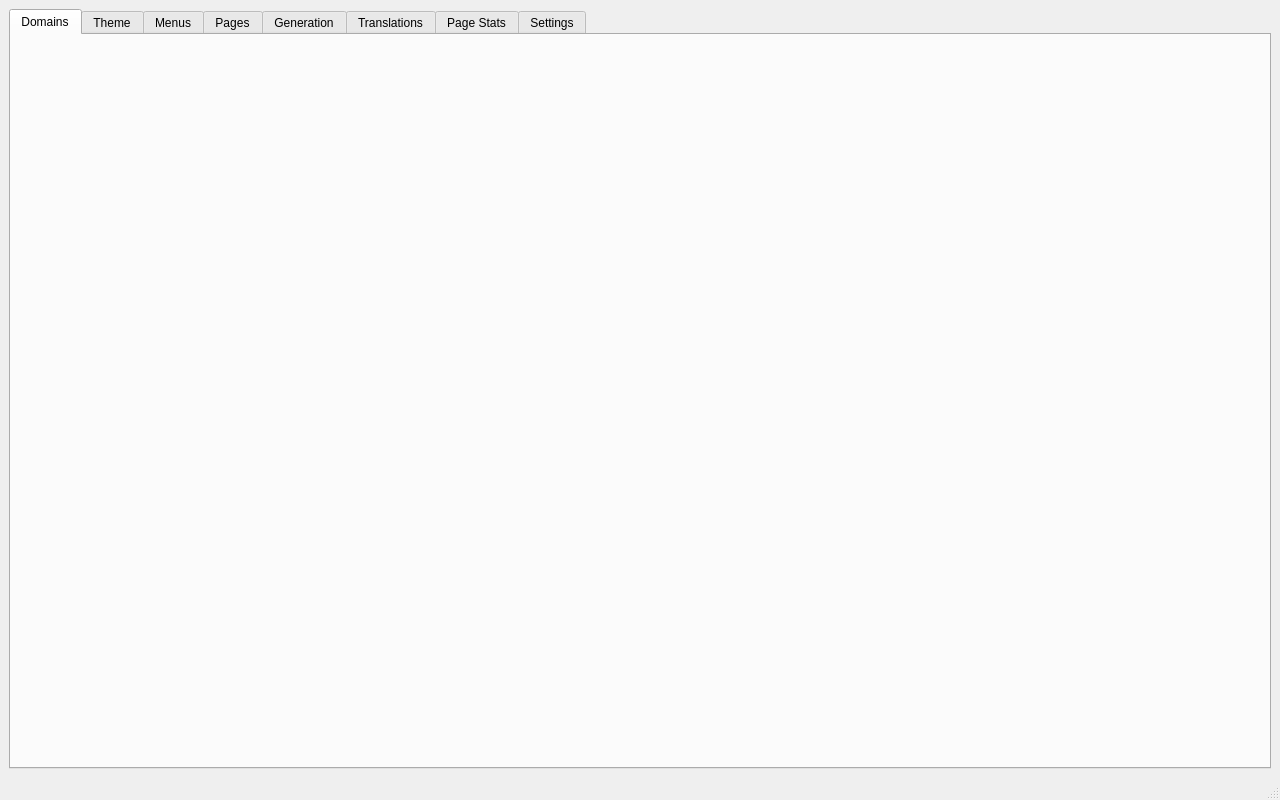
<?xml version="1.0" encoding="UTF-8"?>
<ui version="4.0">
 <class>MainWindow</class>
 <widget class="QMainWindow" name="MainWindow">
  <property name="geometry">
   <rect>
    <x>0</x>
    <y>0</y>
    <width>1280</width>
    <height>800</height>
   </rect>
  </property>
  <property name="windowTitle">
   <string>WebsiteEmpire</string>
  </property>
  <widget class="QWidget" name="centralwidget">
   <layout class="QVBoxLayout" name="verticalLayout">
    <item>
     <widget class="QTabWidget" name="tabWidget">
      <property name="currentIndex">
       <number>0</number>
      </property>
      <widget class="PaneDomains" name="tabDomains">
       <attribute name="title">
        <string>Domains</string>
       </attribute>
      </widget>
      <widget class="PaneTheme" name="tabTheme">
       <attribute name="title">
        <string>Theme</string>
       </attribute>
      </widget>
      <widget class="PaneMenus" name="tabMenus">
       <attribute name="title">
        <string>Menus</string>
       </attribute>
      </widget>
      <widget class="PanePages" name="tabPages">
       <attribute name="title">
        <string>Pages</string>
       </attribute>
      </widget>
      <widget class="PaneGeneration" name="tabGeneration">
       <attribute name="title">
        <string>Generation</string>
       </attribute>
      </widget>
      <widget class="PaneTranslations" name="tabTranslations">
       <attribute name="title">
        <string>Translations</string>
       </attribute>
      </widget>
      <widget class="PanePageStats" name="tabPageStats">
       <attribute name="title">
        <string>Page Stats</string>
       </attribute>
      </widget>
      <widget class="PaneSettings" name="tabSettings">
       <attribute name="title">
        <string>Settings</string>
       </attribute>
      </widget>
     </widget>
    </item>
   </layout>
  </widget>
  <widget class="QMenuBar" name="menubar">
   <property name="geometry">
    <rect>
     <x>0</x>
     <y>0</y>
     <width>1280</width>
     <height>22</height>
    </rect>
   </property>
  </widget>
  <widget class="QStatusBar" name="statusbar"/>
 </widget>
 <customwidgets>
  <customwidget>
   <class>PaneDomains</class>
   <extends>QWidget</extends>
   <header>gui/panes/PaneDomains.h</header>
   <container>1</container>
  </customwidget>
  <customwidget>
   <class>PaneTheme</class>
   <extends>QWidget</extends>
   <header>gui/panes/PaneTheme.h</header>
   <container>1</container>
  </customwidget>
  <customwidget>
   <class>PaneMenus</class>
   <extends>QWidget</extends>
   <header>gui/panes/PaneMenus.h</header>
   <container>1</container>
  </customwidget>
  <customwidget>
   <class>PanePages</class>
   <extends>QWidget</extends>
   <header>gui/panes/PanePages.h</header>
   <container>1</container>
  </customwidget>
  <customwidget>
   <class>PaneGeneration</class>
   <extends>QWidget</extends>
   <header>gui/panes/PaneGeneration.h</header>
   <container>1</container>
  </customwidget>
  <customwidget>
   <class>PanePageStats</class>
   <extends>QWidget</extends>
   <header>gui/panes/PanePageStats.h</header>
   <container>1</container>
  </customwidget>
  <customwidget>
   <class>PaneTranslations</class>
   <extends>QWidget</extends>
   <header>gui/panes/PaneTranslations.h</header>
   <container>1</container>
  </customwidget>
  <customwidget>
   <class>PaneSettings</class>
   <extends>QWidget</extends>
   <header>gui/panes/PaneSettings.h</header>
   <container>1</container>
  </customwidget>
 </customwidgets>
 <resources/>
 <connections/>
</ui>
